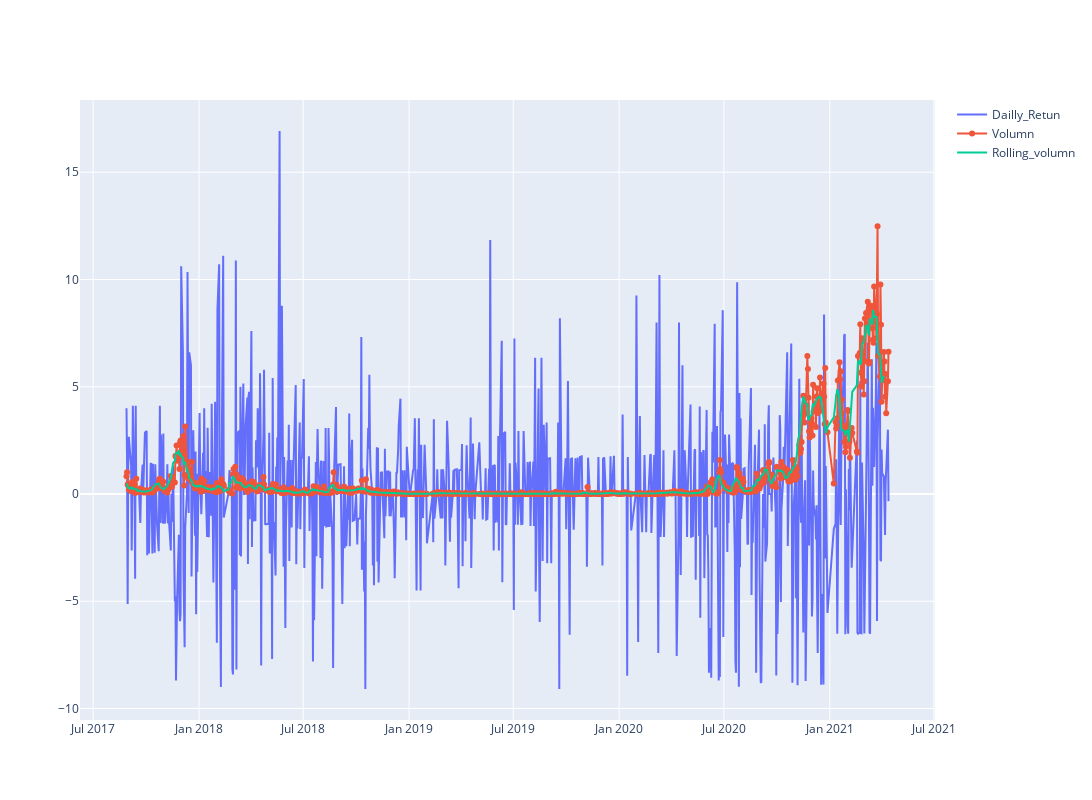

Notebook code cell kept with this figure:
### Code cell
df['Volumn'] = df['<Volume>']/1000000
Volumnshort_rolling = df['Volumn'].rolling(window=7).mean()

fig = go.Figure()
fig.update_layout(  autosize=False,   width=1200,    height=800)
fig.add_trace(go.Scatter(x=df.datetime, y=df['Daily_return'], 
                        mode='lines', name='Dailly_Retun'))
fig.add_trace(go.Scatter(x=df.datetime, y=df['Volumn'], 
                        mode='lines+markers', name='Volumn'))

fig.add_trace(go.Scatter(x=df.datetime, y=Volumnshort_rolling, 
                        mode='lines', name='Rolling_volumn'))

### Figure 1 — Plotly figure (JSON) as saved in the notebook; plotly's stock layout.template omitted (floating-point values rounded to 4 significant figures; data arrays with more than 128 entries replaced by an {"elided": "..."} marker saying what was removed)
{"data": [{"mode": "lines", "name": "Dailly_Retun", "type": "scatter", "x": {"elided": "898 str values"}, "y": {"elided": "898 float values"}}, {"mode": "lines+markers", "name": "Volumn", "type": "scatter", "x": {"elided": "898 str values"}, "y": {"elided": "898 float values"}}, {"mode": "lines", "name": "Rolling_volumn", "type": "scatter", "x": {"elided": "898 str values"}, "y": {"elided": "898 float values"}}], "layout": {"autosize": false, "height": 800, "width": 1200}}
